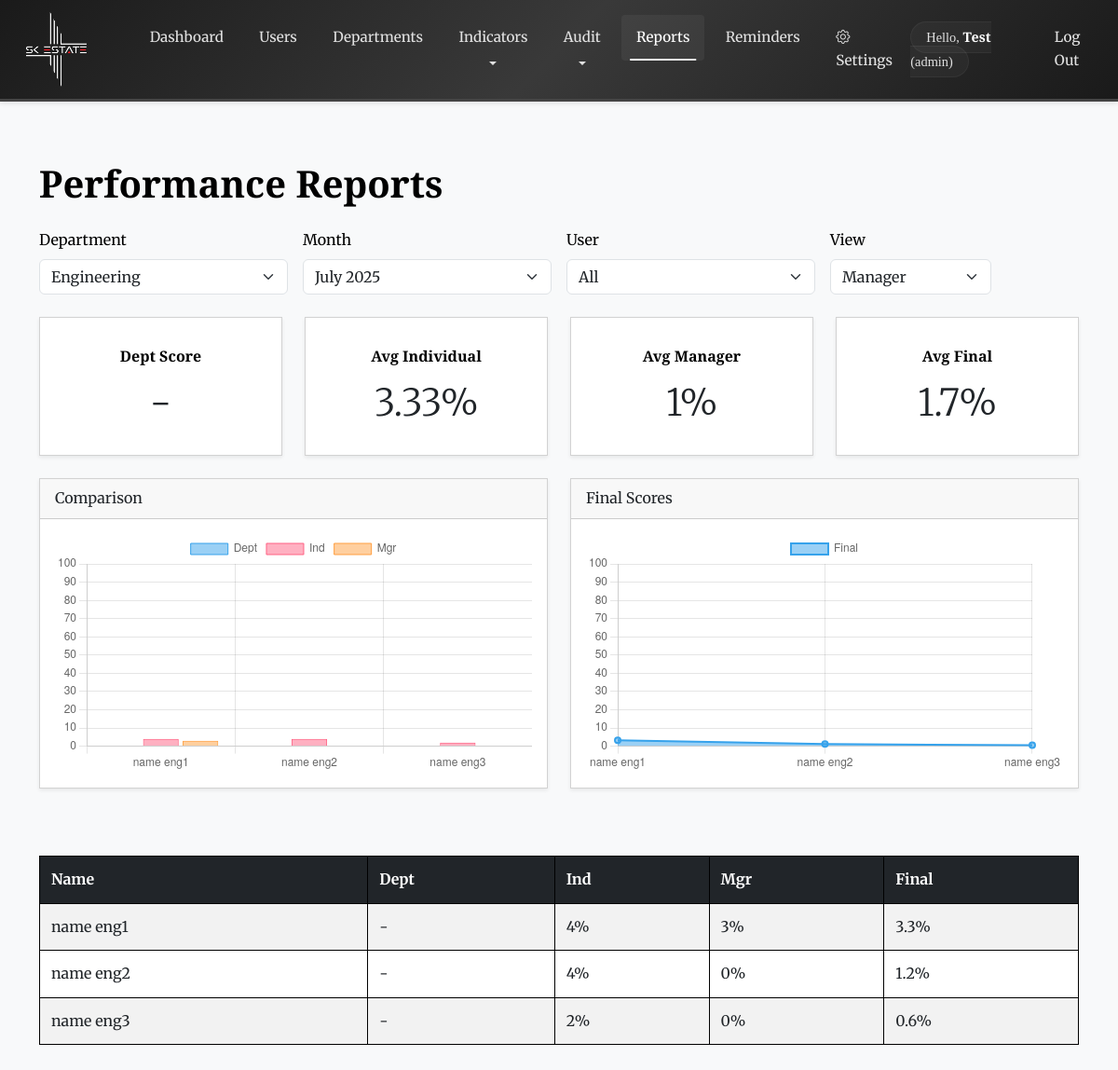
Screenshot of /reports.php (signed in) with the database file from the repository.
### tables this page shows
CREATE TABLE `users` (
  `user_id` int(11) NOT NULL,
  `name` varchar(100) NOT NULL,
  `email` varchar(255) NOT NULL,
  `password_hash` varchar(255) NOT NULL,
  `role_id` int(11) NOT NULL,
  `dept_id` int(11) DEFAULT NULL,
  `phone` varchar(20) DEFAULT NULL,
  `telegram_chat_id` bigint(20) DEFAULT NULL,
  `position` varchar(100) DEFAULT NULL,
  `birth_date` date DEFAULT NULL,
  `hire_date` date DEFAULT NULL,
  `rating_window_days` int(11) DEFAULT 0,
  `active` tinyint(1) DEFAULT 1,
  `email_verified` tinyint(1) DEFAULT 0,
  `email_verification_token` varchar(255) DEFAULT NULL,
  `email_verification_expires` datetime DEFAULT NULL
);

CREATE TABLE `departments` (
  `dept_id` int(11) NOT NULL,
  `dept_name` varchar(100) NOT NULL,
  `manager_id` int(11) DEFAULT NULL,
  `share_path` varchar(255) DEFAULT NULL
);

### reports.php (the view, shortened to what the rows shown need)
<?php
require_once __DIR__ . '/backend/user_controller.php';
require_once __DIR__ . '/backend/report_controller.php';
require_once __DIR__ . '/backend/department_controller.php';
require_once __DIR__ . '/backend/settings_controller.php';
$roleId = (int)($_SESSION['role_id'] ?? 0);
$reportRepo     = new ReportRepository($pdo);
$deptRepo       = new DepartmentRepository($pdo);
$viewer         = getUser($_SESSION['user_id']);
$months         = $reportRepo->getScoreMonths();
$allDepts       = $deptRepo->fetchAllDepartments();
$departments    = $roleId === ROLE_ADMIN
  ? $allDepts
  : [$deptRepo->getDepartmentById((int)$viewer['dept_id']) ?? ['dept_id' => $viewer['dept_id'], 'dept_name' => '']];
$selectedDept   = (int)($_GET['dept_id']  ?? $departments[0]['dept_id']);
$selectedMonth  = $_GET['month']          ?? ($months[0] ?? date('Y-m-01'));
$selectedUser   = isset($_GET['user_id']) && $_GET['user_id'] !== ''
  ? (int)$_GET['user_id']
  : null;
$viewMode       = ($_GET['view'] ?? 'mgr') === 'dept' ? 'dept' : 'mgr';
?>
<?php
if ($selectedUser) {
  $u    = $reportRepo->userCompositeReport($selectedUser, $selectedMonth);
  $rows = [[
    'name' => $u['name'],
    'dept' => $u['dept_score'],
    'ind'  => $u['individual_score'],
    'mgr'  => '-',
    'fin'  => $u['final_score']
  ]];
} else {
  if ($viewMode === 'dept') {
    $tmp  = $reportRepo->individualDeptSummary($selectedDept, $selectedMonth);
    $rows = array_map(fn($r) => [
      'name' => $r['name'],
      'dept' => $r['dept_score'],
      'ind'  => $r['individual_score'],
      'mgr'  => '-',
      'fin'  => $r['final_score']
    ], $tmp);
  } else {
    $tmp  = $reportRepo->deptEvalSummary($selectedDept, $selectedMonth);
    $rows = array_map(fn($r) => [
      'name' => $r['name'],
      'dept' => '-',
      'ind'  => $r['ind_avg'],
      'mgr'  => $r['mgr_avg'],
      'fin'  => $r['final_score']
    ], $tmp);
  }
}
$jLabels = json_encode(array_column($rows, 'name'));
$jDept   = json_encode(array_map(fn($r) => is_numeric($r['dept']) ? $r['dept'] : null, $rows));
$jInd    = json_encode(array_column($rows, 'ind'));
$jMgr    = json_encode(array_map(fn($r) => is_numeric($r['mgr']) ? $r['mgr'] : null, $rows));
$jFin    = json_encode(array_column($rows, 'fin'));
include __DIR__ . '/partials/navbar.php';
?>
<!DOCTYPE html>
<html lang="en">
<head>
  <link href="https://cdn.jsdelivr.net/npm/bootstrap@5.3.0/dist/css/bootstrap.min.css" rel="stylesheet">
  <link rel="stylesheet" href="./assets/css/style.css">
</head>
<body class="bg-light font-serif">
  <div class="container py-4">
    <h1 class="mb-4">Performance Reports</h1>
    <div class="table-responsive mb-5">
      <table class="table table-striped table-bordered align-middle">
        <thead class="table-dark">
          <tr>
            <th>Name</th>
            <th>Dept</th>
            <th>Ind</th>
            <?php if ($viewMode === 'mgr'): ?><th>Mgr</th><?php endif; ?>
            <th>Final</th>
          </tr>
        </thead>
        <tbody>
          <?php foreach ($rows as $r): ?>
            <tr>
              <td><?= htmlspecialchars($r['name']) ?></td>
              <td><?= is_numeric($r['dept']) ? $r['dept'] . '%' : '-' ?></td>
              <td><?= $r['ind'] ?>%</td>
              <?php if ($viewMode === 'mgr'): ?>
                <td><?= is_numeric($r['mgr']) ? $r['mgr'] . '%' : '-' ?></td>
              <?php endif; ?>
              <td><?= $r['fin'] ?>%</td>
            </tr>
          <?php endforeach; ?>
        </tbody>
      </table>
    </div>
  </div>
  <script>
    const labels = <?= $jLabels ?>;
    const dataDept = <?= $jDept ?>;
    const dataInd = <?= $jInd ?>;
    const dataMgr = <?= $jMgr ?>;
    const dataFin = <?= $jFin ?>;
    new Chart(document.getElementById('cmpChart'), {
      type: 'bar',
      data: {
        labels: labels,
        datasets: [{
            label: 'Dept',
            data: dataDept,
            borderWidth: 1
          },
          {
            label: 'Ind',
            data: dataInd,
            borderWidth: 1
          },
          <?php if ($viewMode === 'mgr'): ?> {
              label: 'Mgr',
              data: dataMgr,
              borderWidth: 1
            }
          <?php endif; ?>
        ]
      },
      options: {
        scales: {
          y: {
            beginAtZero: true,
            max: 100
          }
        }
      }
    });
    new Chart(document.getElementById('finChart'), {
      type: 'line',
      data: {
        labels: labels,
        datasets: [{
          label: 'Final',
          data: dataFin,
          fill: true,
          tension: 0.3,
          borderWidth: 2
        }]
      },
      options: {
        scales: {
          y: {
            beginAtZero: true,
            max: 100
          }
        }
      }
    });
  </script>
</body>
</html>

### partials/navbar.php (shortened to what the rows shown need)
<?php
require_once __DIR__ . '/../backend/user_controller.php';
$user      = getUser($_SESSION['user_id']);
$roleName  = htmlspecialchars($_SESSION['role_name'] ?? '');
$userName  = htmlspecialchars($user['name']       ?? '');
?>
<!DOCTYPE html>
<html lang="en">
<head>
<link href="https://cdn.jsdelivr.net/npm/bootstrap@5.3.0/dist/css/bootstrap.min.css" rel="stylesheet">
<link href="https://cdn.jsdelivr.net/npm/bootstrap-icons@1.11.3/font/bootstrap-icons.css" rel="stylesheet">
<link rel="stylesheet" href="./assets/css/style.css">
</head>
<body>
<nav class="navbar navbar-expand-lg navbar-dark bg-dark mb-4">
  <div class="container-fluid">
    <div class="collapse navbar-collapse" id="navMenu">
      <ul class="navbar-nav ms-auto align-items-center">
        <li class="nav-item me-3">
          <span class="navbar-text">
            Hello, <strong><?= $userName ?></strong> (<?= $roleName ?>)
          </span>
        </li>
      </ul>
    </div>
  </div>
</nav>
</body>
</html>

### rows the page displays
users: name "Test"
departments: manager.name "name eng1", dept_id "4", mgr "3", fin "3.3"

### other values shown
$roleName "admin"
$avgInd "3.33"
$avgMgr "1"
$avgFin "1.7"
$r['name'] "name eng2"
$r['ind'] "4"
$r['mgr'] "0"
$r['fin'] "1.2"
$r['name'] "name eng3"
$r['ind'] "2"
$r['fin'] "0.6"
form field dept_id "Engineering"
form field month "July 2025"
chart data {{ $jLabels }} ["name eng1","name eng2","name eng3"]
chart data {{ $jInd }} [4,4,2]
